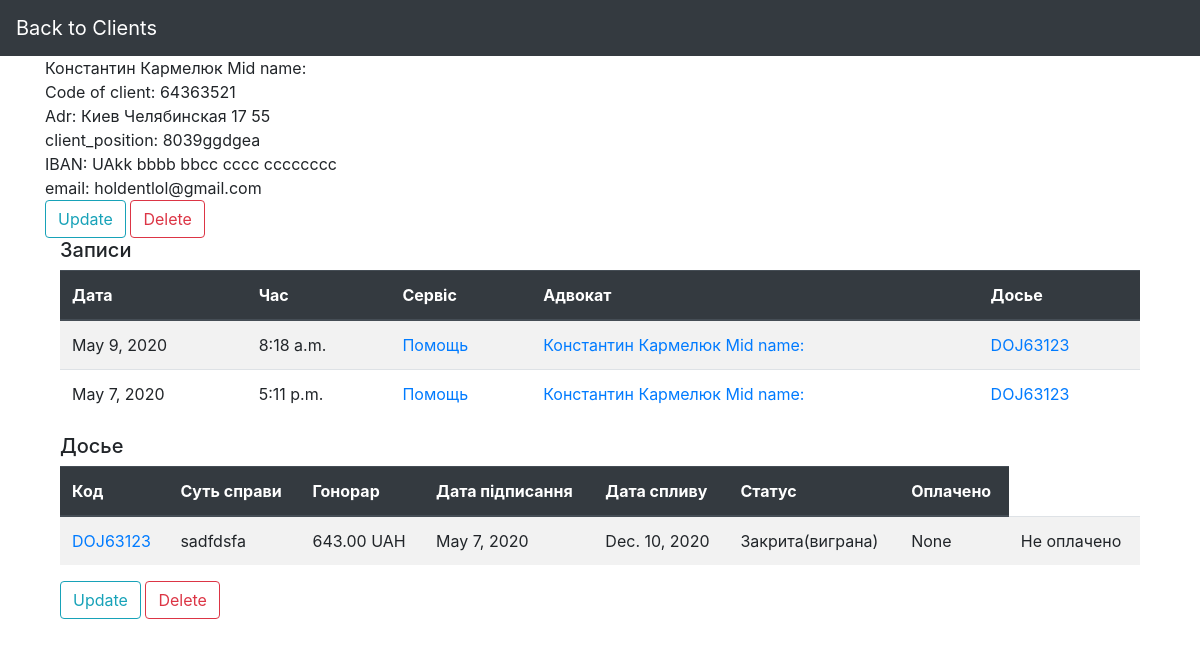
Page /database/client_J/64363521/ on the earlier database version.
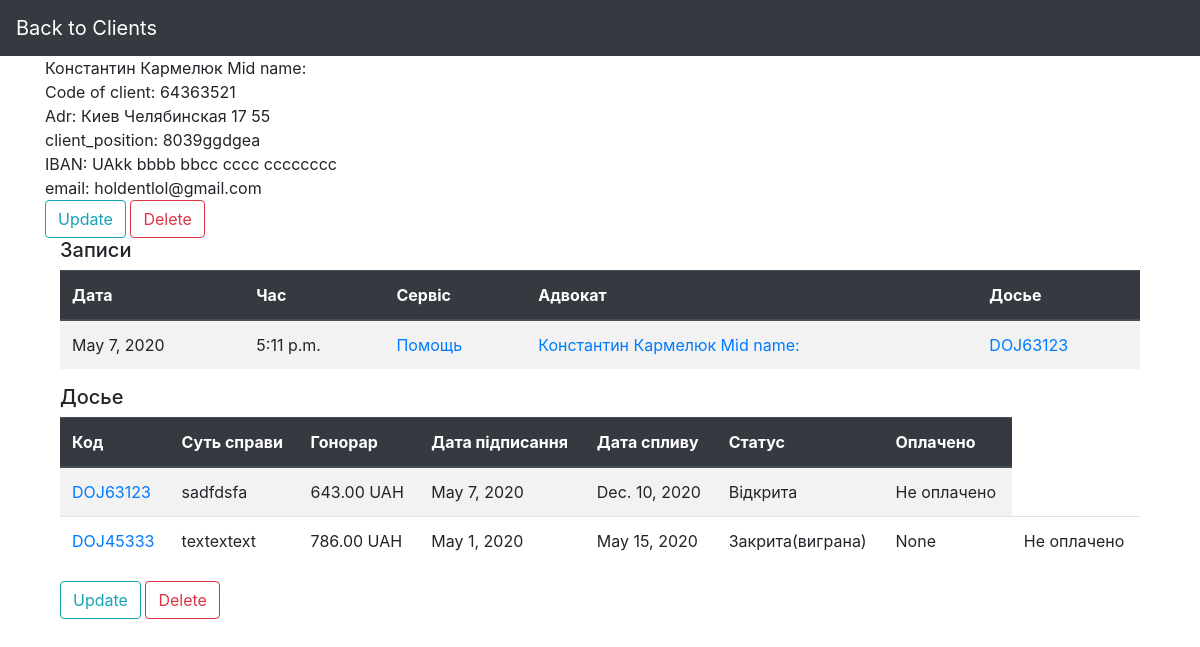
Same page on the later database version.
### DataBase/models.py (models this page shows, shortened)
class Appointment(models.Model):
    app_date = models.DateField()
    app_time = models.TimeField()
    comment = models.TextField(blank=True, null=True)
    service = models.ManyToManyField(Services)
    class Meta:
        abstract = True

class Appointment_J(Appointment):
    appoint_code_j = models.AutoField(primary_key=True)
    lawyer_code = models.ForeignKey(Lawyer, on_delete=models.DO_NOTHING)
    num_client_j = models.ForeignKey(Client_juridical, on_delete=models.DO_NOTHING)
    code_dossier_j = models.ForeignKey(Dossier_J, on_delete=models.DO_NOTHING)
    class Meta(Appointment.Meta):
        db_table = 'Appointment_J'
        ordering = ['-app_date']

class Services(models.Model):
    service_code = models.CharField(max_length=5, primary_key=True)
    name_service = models.CharField(max_length=50)
    nominal_value = models.DecimalField(max_digits=6, decimal_places=2)
    bonus_value = models.DecimalField(max_digits=6, decimal_places=2)
    class Meta:
        db_table = 'Services'

class Lawyer(models.Model):
    lawyer_code = models.CharField(max_length=8, primary_key=True)
    first_name = models.CharField(max_length=25)
    surname = models.CharField(max_length=25)
    mid_name = models.CharField(max_length=25)
    specialization = models.CharField(max_length=20)
    mail_info = models.EmailField(max_length=30)
    service = models.ManyToManyField(Services)
    work_days = models.ManyToManyField(Work_days)
    def getfullname(self):
        return f'{self.first_name} {self.surname} {self.mid_name}'
    class Meta:
        db_table = 'Lawyer'
        ordering = ['first_name']

class Dossier(models.Model):
    DOS_STATUS = [
        ('open', 'open'),
        ('closed', 'closed'),
        ('closed-won', 'closed-won'),
    ]
    issue = models.TextField()
    status = models.CharField(max_length=10, choices=DOS_STATUS, default='open')
    date_signed = models.DateField()
    date_expired = models.DateField()
    date_closed = models.DateField(blank=True, null=True)
    fee = models.DecimalField(max_digits=7, decimal_places=2)
    paid = models.BooleanField(default=False)
    court_name = models.CharField(max_length=50, blank=True, null=True)
    court_adr = models.CharField(max_length=50, blank=True, null=True)
    court_date = models.DateTimeField(blank=True, null=True)
    lawyer_code = models.ForeignKey(Lawyer, on_delete=models.DO_NOTHING,
                                    blank=True, null=True)
    class Meta:
        abstract = True

class Dossier_J(Dossier):
    code_dossier_j = models.CharField(max_length=8, primary_key=True)
    num_client_j = models.ForeignKey(Client_juridical, on_delete=models.DO_NOTHING)
    class Meta(Dossier.Meta):
        db_table = 'Dossier_J'

### DataBase/views.py (the view)
# urls.py: path('client_J/<pk>/', views.ClientJDetailView.as_view(), name='client-detailed-view-j'),
class ClientJDetailView(generic.DetailView):
    model = Client_juridical
    context_object_name = "client_juridical"
    template_name = "client_detail_j.html"
    def get_context_data(self, **kwargs):
        context = super().get_context_data(**kwargs)
        client_code = self.kwargs['pk']
        context['phones'] = JPhone.objects.filter(client_juridical_id=client_code)
        context['appointments'] = Appointment_J.objects.filter(num_client_j=self.kwargs['pk'])
        context['dossiers'] = Dossier_J.objects.filter(num_client_j=self.kwargs['pk'])
        return context

### DataBase/templates/client_detail_j.html (shortened to what this page needs)
{% extends "base_generic.html" %}
{% block navbar %}
 <a class="navbar-brand" href="lawyers.html">Back to Clients</a>
{% endblock %}
{% block content %}
    <div> {{ client_juridical.first_name }} {{ client_juridical.surname }} {{ client_juridical.mid_name }}</div>
    <div>Code of client: {{ client_juridical.num_client_j }}</div>
    <div>Adr: {{ client_juridical.adr_city }} {{ client_juridical.adr_street }} {{ client_juridical.adr_build }}</div>
    <div>client_position: {{ client_juridical.name_of_company }}{{ client_juridical.client_position }}</div>
    <div>IBAN: {{ client_juridical.iban }}</div>
    <div>email: {{ client_juridical.mail_info }}</div>
    <a class="btn btn-outline-info" href="{% url 'client_natural-update' pk=object.pk %}">Update</a>
    <a class="btn btn-outline-danger" href="{% url 'client_natural-delete' pk=object.pk %}">Delete</a>
    {% if appointments %}
    <div class="container">
    <h5>Записи</h5>
    <table class="table table-striped">
        <thead class="thead-dark">
        <tr>
            <th>Дата</th>
            <th>Час</th>
            <th>Сервіс</th>
            <th>Адвокат</th>
            <th>Досье</th>
        </tr>
        </thead>
        <tbody>
        {% for appointment in appointments.all %}
        <tr>
            <td>{{ appointment.app_date }}</td>
            <td>{{ appointment.app_time }}</td>
            {% for service in appointment.service.all %}
            <td>
                <a href="{% url 'service-detailed-view' service.service_code %}">
                {{ service.name_service }}
                </a>
            </td>
            {% endfor %}
            <td><a href="{% url 'lawyer-detailed-view'  appointment.lawyer_code.lawyer_code %}">
                    {{appointment.lawyer_code.getfullname}}
                </a></td>
            <td>
                <a href="{% url 'dossier-detailed-j' appointment.code_dossier_j.code_dossier_j%}">
                    {{ appointment.code_dossier_j.code_dossier_j }}
                </a>
            </td>
        </tr>
        {% endfor %}
        </tbody>
    </table>
    </div>
    {% endif %}
    {% if dossiers %}
        <div class="container">
    <h5>Досье</h5>
    <table class="table table-striped">
        <thead class="thead-dark">
        <tr>
            <th>Код</th>
            <th>Суть справи</th>
            <th>Гонорар</th>
            <th>Дата підписання</th>
            <th>Дата спливу</th>
            <th>Статус</th>
            <th>Оплачено</th>
        </tr>
        </thead>
        <tbody>
        {% for dossier in dossiers.all %}
        <tr>
            <td><a href="{% url 'dossier-detailed-j' dossier.code_dossier_j %}">{{ dossier.code_dossier_j }}</a></td>
            <td>{{ dossier.issue }}</td>
            <td>{{ dossier.fee }} UAH</td>
            <td>{{ dossier.date_signed }}</td>
            <td>{{ dossier.date_expired }}</td>
            {% if dossier.status == 'open' %}
            <td>Відкрита</td>
            {% elif dossier.status == 'closed' %}
            <td>Закрита</td>
            {% else %}
            <td>Закрита(виграна)</td>
            {% endif %}
            {% if dossier.status == 'closed' or dossier.status == 'closed-won'  %}
            <td>{{ dossier.date_closed }}</td>
            {% endif %}
            {% if dossier.paid is True %}
            <td>Оплачено</td>
            {% else %}
            <td>Не оплачено</td>
            {% endif %}
        </tr>
        {% endfor %}
        </tbody>
    </table>
            <a class="btn btn-outline-info" href="{% url 'client_juridical-update' pk=object.pk %}">Update</a>
            <a class="btn btn-outline-danger" href="{% url 'client_juridical-delete' pk=object.pk %}">Delete</a>
        </div>
    {% endif %}
{% endblock %}

Differences in the rows shown:
no longer on this page (row edited): Appointment_J: app_date "May 9, 2020", app_time "8:18 a.m.", lawyer_code.getfullname "Константин Кармелюк Mid name:", code_dossier_j.code_dossier_j "DOJ63123", Services (name_service "Помощь")
changed Dossier_J "DOJ63123": date_closed "None" → (not shown); status "Закрита(виграна)" → "Відкрита"
added Dossier_J: code_dossier_j "DOJ45333", issue "textextext", fee "786.00", date_signed "May 1, 2020", date_expired "May 15, 2020", status "Закрита(виграна)", date_closed "None", paid "Не оплачено"
